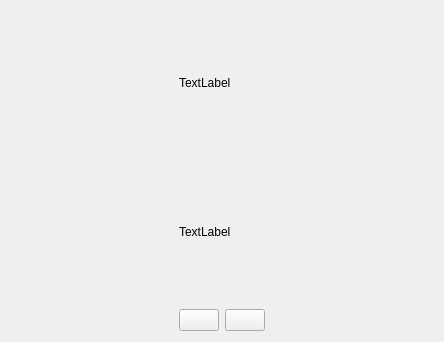
<?xml version="1.0" encoding="UTF-8"?>
<ui version="4.0">
 <class>VideoPlay</class>
 <widget class="QWidget" name="VideoPlay">
  <property name="geometry">
   <rect>
    <x>0</x>
    <y>0</y>
    <width>444</width>
    <height>342</height>
   </rect>
  </property>
  <property name="windowTitle">
   <string>Form</string>
  </property>
  <layout class="QGridLayout" name="gridLayout">
   <item row="0" column="1" colspan="2">
    <widget class="QLabel" name="label">
     <property name="text">
      <string>TextLabel</string>
     </property>
    </widget>
   </item>
   <item row="1" column="1" colspan="2">
    <widget class="QLabel" name="datetime">
     <property name="text">
      <string>TextLabel</string>
     </property>
    </widget>
   </item>
   <item row="2" column="0">
    <spacer name="horizontalSpacer">
     <property name="orientation">
      <enum>Qt::Horizontal</enum>
     </property>
     <property name="sizeHint" stdset="0">
      <size>
       <width>188</width>
       <height>20</height>
      </size>
     </property>
    </spacer>
   </item>
   <item row="2" column="1">
    <widget class="QPushButton" name="startbtn">
     <property name="text">
      <string/>
     </property>
    </widget>
   </item>
   <item row="2" column="2">
    <widget class="QPushButton" name="stopbtn">
     <property name="text">
      <string/>
     </property>
    </widget>
   </item>
   <item row="2" column="3">
    <spacer name="horizontalSpacer_2">
     <property name="orientation">
      <enum>Qt::Horizontal</enum>
     </property>
     <property name="sizeHint" stdset="0">
      <size>
       <width>188</width>
       <height>20</height>
      </size>
     </property>
    </spacer>
   </item>
  </layout>
 </widget>
 <resources/>
 <connections/>
</ui>
